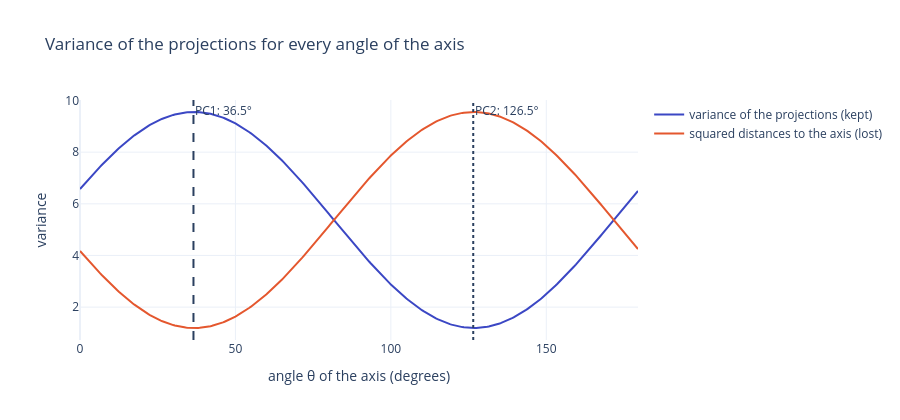

Notebook source saved alongside this figure:
### Code cell
fig = go.Figure()
fig.add_trace(go.Scatter(x=theta, y=proj_var, name="variance of the projections (kept)"))
fig.add_trace(go.Scatter(x=theta, y=total_var - proj_var, name="squared distances to the axis (lost)"))
fig.add_vline(x=best, line_dash="dash", annotation_text=f"PC1: {best}°")
fig.add_vline(x=worst, line_dash="dot", annotation_text=f"PC2: {worst}°")
fig.update_layout(title="Variance of the projections for every angle of the axis", xaxis_title="angle θ of the axis (degrees)",
                  yaxis_title="variance", height=420)
fig.show()

### Figure 1 — Plotly figure (JSON) as saved in the notebook; plotly's stock layout.template omitted (floating-point values rounded to 4 significant figures; data arrays with more than 128 entries replaced by an {"elided": "..."} marker saying what was removed)
{"data": [{"name": "variance of the projections (kept)", "type": "scatter", "x": {"elided": "360 float values"}, "y": {"elided": "360 float values"}}, {"name": "squared distances to the axis (lost)", "type": "scatter", "x": {"elided": "360 float values"}, "y": {"elided": "360 float values"}}], "layout": {"annotations": [{"showarrow": false, "text": "PC1: 36.5°", "x": 36.5, "xanchor": "left", "xref": "x", "y": 1, "yanchor": "top", "yref": "y domain"}, {"showarrow": false, "text": "PC2: 126.5°", "x": 126.5, "xanchor": "left", "xref": "x", "y": 1, "yanchor": "top", "yref": "y domain"}], "height": 420, "shapes": [{"line": {"dash": "dash"}, "type": "line", "x0": 36.5, "x1": 36.5, "xref": "x", "y0": 0, "y1": 1, "yref": "y domain"}, {"line": {"dash": "dot"}, "type": "line", "x0": 126.5, "x1": 126.5, "xref": "x", "y0": 0, "y1": 1, "yref": "y domain"}], "title": {"text": "Variance of the projections for every angle of the axis"}, "xaxis": {"title": {"text": "angle θ of the axis (degrees)"}}, "yaxis": {"title": {"text": "variance"}}}}
